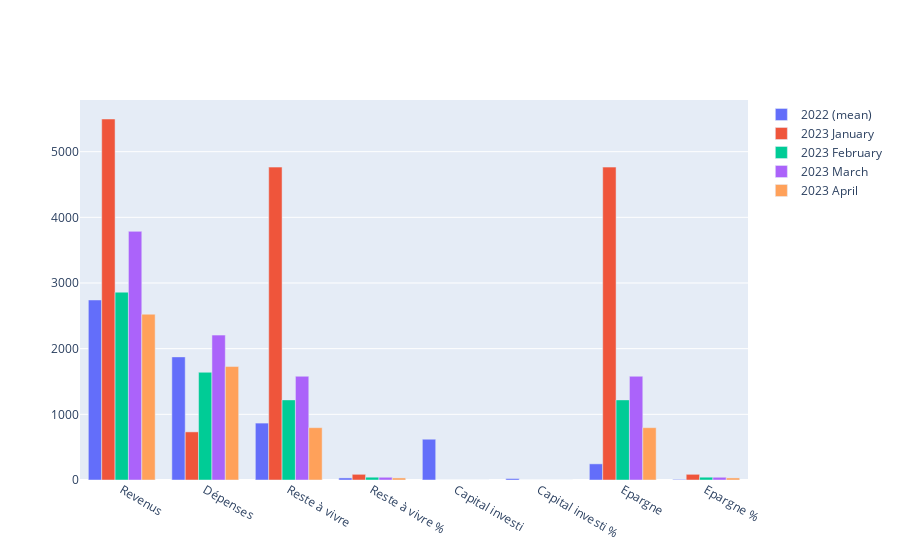

Notebook code cell kept with this figure:
### Code cell
df2 = df.transpose()

fig = go.Figure()
for metric in df2.columns:
    fig.add_trace(go.Bar(x=df2.index.tolist(), y=np.abs(df2[metric].values.tolist()), name=metric))

fig.show()

### Figure 1 — Plotly figure (JSON) as saved in the notebook; plotly's stock layout.template omitted (floating-point values rounded to 4 significant figures)
{"data": [{"name": "2022 (mean)", "type": "bar", "x": ["Revenus", "Dépenses", "Reste à vivre", "Reste à vivre %", "Capital investi", "Capital investi %", "Epargne", "Epargne %"], "y": [2742.0, 1875.0, 866.7, 31.61, 620.8, 22.64, 245.9, 8.969]}, {"name": "2023 January", "type": "bar", "x": ["Revenus", "Dépenses", "Reste à vivre", "Reste à vivre %", "Capital investi", "Capital investi %", "Epargne", "Epargne %"], "y": [5498.0, 732.8, 4765.0, 86.67, 0, 0, 4765.0, 86.67]}, {"name": "2023 February", "type": "bar", "x": ["Revenus", "Dépenses", "Reste à vivre", "Reste à vivre %", "Capital investi", "Capital investi %", "Epargne", "Epargne %"], "y": [2860.0, 1641.0, 1220.0, 42.65, 0, 0, 1220.0, 42.65]}, {"name": "2023 March", "type": "bar", "x": ["Revenus", "Dépenses", "Reste à vivre", "Reste à vivre %", "Capital investi", "Capital investi %", "Epargne", "Epargne %"], "y": [3786.0, 2206.0, 1580.0, 41.72, 0, 0, 1580.0, 41.72]}, {"name": "2023 April", "type": "bar", "x": ["Revenus", "Dépenses", "Reste à vivre", "Reste à vivre %", "Capital investi", "Capital investi %", "Epargne", "Epargne %"], "y": [2524.0, 1728.0, 796.7, 31.56, 0, 0, 796.7, 31.56]}], "layout": {}}
